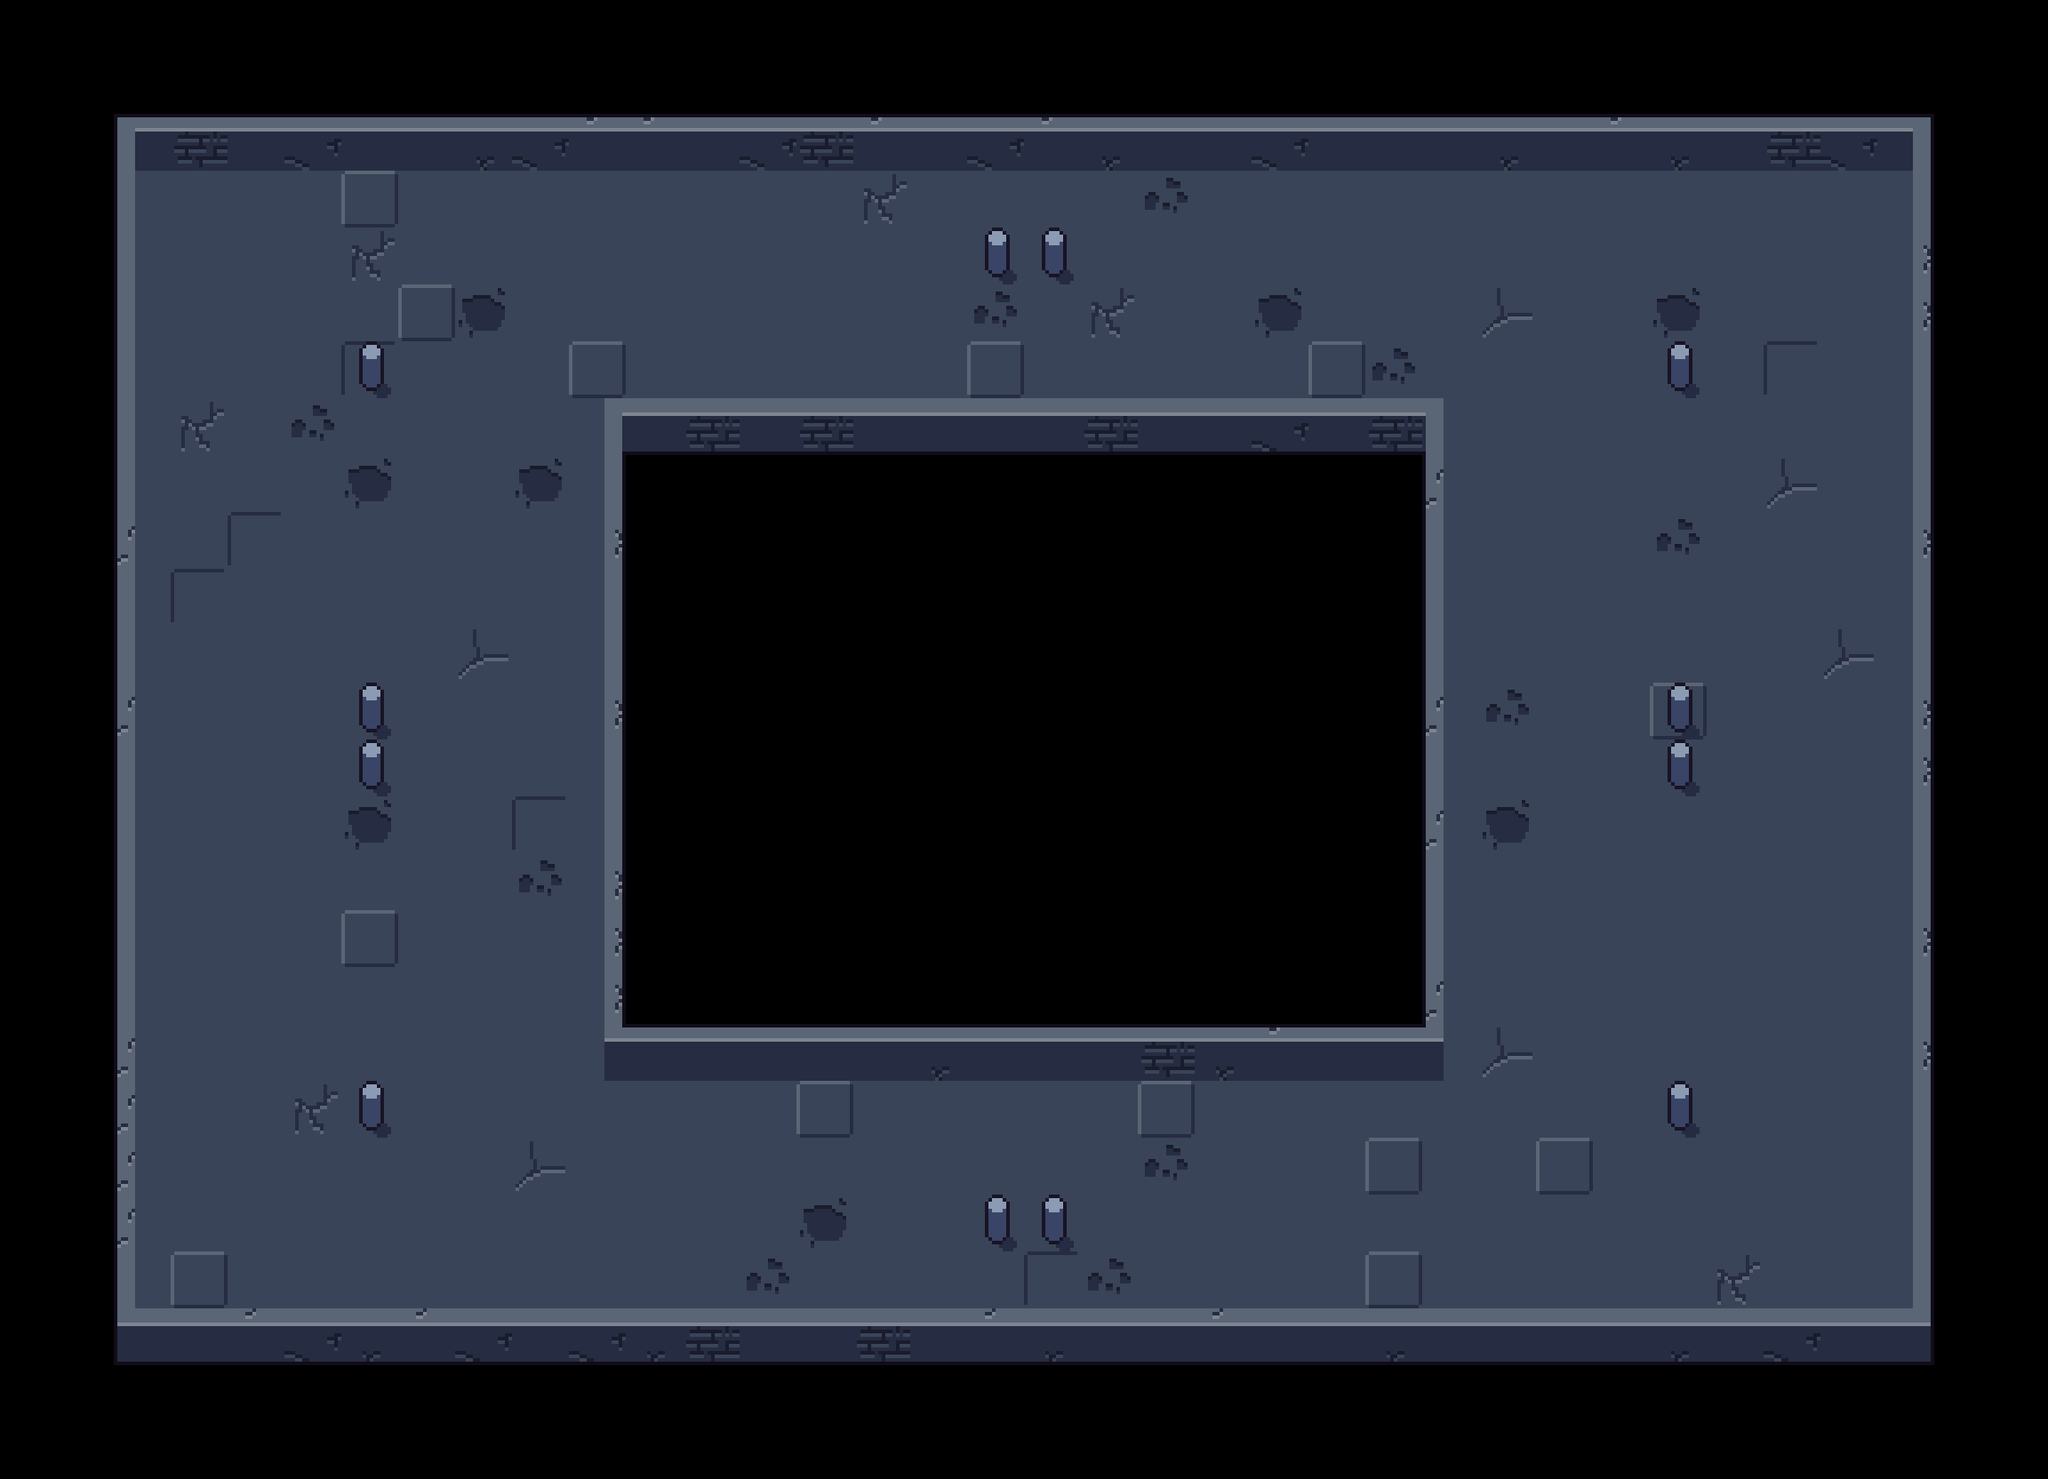

This is a level from a 2D game, rendered from its Tiled map with the project's own tilesets. A one-line summary and the map file follow, with tile-layer data summarised:
An orthogonal 36x26 tile map with 64x64 px tiles, 3 tile layers (Background, Walls, Decoration 1) and 76 objects.

<map version="1.10" tiledversion="1.12.2" orientation="orthogonal" renderorder="right-down" width="36" height="26" tilewidth="64" tileheight="64" infinite="0" nextlayerid="6" nextobjectid="77">
 <tileset firstgid="1" source="../Tilesets/Test.tsx" />
 <layer id="1" name="Background" width="36" height="26">
  <data>[936 cells, 408 non-empty, 7 distinct tile ids]</data>
 </layer>
 <layer id="4" name="Walls" width="36" height="26">
  <data>[936 cells, 156 non-empty, 24 distinct tile ids]</data>
 </layer>
 <layer id="2" name="Decoration 1" width="36" height="26">
  <data>[936 cells, 12 non-empty, 1 distinct tile ids]</data>
 </layer>
 <objectgroup id="3" name="Collisions">
  <object id="1" x="128" y="128" width="2048" height="64">
   <properties>
    <property name="Seeable" type="bool" value="false" />
   </properties>
  </object>
  <object id="2" x="128" y="192" width="24" height="1280">
   <properties>
    <property name="Seeable" type="bool" value="false" />
   </properties>
  </object>
  <object id="3" x="2152" y="192" width="24" height="1280">
   <properties>
    <property name="Seeable" type="bool" value="false" />
   </properties>
  </object>
  <object id="4" x="680" y="448" width="24" height="768">
   <properties>
    <property name="Seeable" type="bool" value="false" />
   </properties>
  </object>
  <object id="5" x="704" y="448" width="896" height="64">
   <properties>
    <property name="Seeable" type="bool" value="false" />
   </properties>
  </object>
  <object id="6" x="1600" y="448" width="24" height="768">
   <properties>
    <property name="Seeable" type="bool" value="false" />
   </properties>
  </object>
  <object id="7" x="704" y="1152" width="896" height="64">
   <properties>
    <property name="Seeable" type="bool" value="false" />
   </properties>
  </object>
  <object id="8" x="128" y="1472" width="2048" height="64">
   <properties>
    <property name="Seeable" type="bool" value="false" />
   </properties>
  </object>
  <object id="9" x="404" y="408" width="28" height="36">
   <properties>
    <property name="Seeable" type="bool" value="false" />
   </properties>
  </object>
  <object id="10" x="1876" y="408" width="28" height="36">
   <properties>
    <property name="Seeable" type="bool" value="false" />
   </properties>
  </object>
  <object id="11" x="404" y="1240" width="28" height="36">
   <properties>
    <property name="Seeable" type="bool" value="false" />
   </properties>
  </object>
  <object id="12" x="1876" y="1240" width="28" height="36">
   <properties>
    <property name="Seeable" type="bool" value="false" />
   </properties>
  </object>
  <object id="13" x="1108" y="280" width="28" height="36">
   <properties>
    <property name="Seeable" type="bool" value="false" />
   </properties>
  </object>
  <object id="14" x="1172" y="280" width="28" height="36">
   <properties>
    <property name="Seeable" type="bool" value="false" />
   </properties>
  </object>
  <object id="15" x="1108" y="1368" width="28" height="36">
   <properties>
    <property name="Seeable" type="bool" value="false" />
   </properties>
  </object>
  <object id="16" x="1172" y="1368" width="28" height="36">
   <properties>
    <property name="Seeable" type="bool" value="false" />
   </properties>
  </object>
  <object id="17" x="404" y="792" width="28" height="36">
   <properties>
    <property name="Seeable" type="bool" value="false" />
   </properties>
  </object>
  <object id="18" x="404" y="856" width="28" height="36">
   <properties>
    <property name="Seeable" type="bool" value="false" />
   </properties>
  </object>
  <object id="19" x="1876" y="792" width="28" height="36">
   <properties>
    <property name="Seeable" type="bool" value="false" />
   </properties>
  </object>
  <object id="20" x="1876" y="856" width="28" height="36">
   <properties>
    <property name="Seeable" type="bool" value="false" />
   </properties>
  </object>
 </objectgroup>
 <objectgroup id="5" name="Collision Lines">
  <object id="21" x="128" y="192" width="2048" height="1">
   <properties>
    <property name="Seeable" type="bool" value="false" />
   </properties>
  </object>
  <object id="22" x="152" y="192" height="1280" width="1">
   <properties>
    <property name="Seeable" type="bool" value="false" />
   </properties>
  </object>
  <object id="23" x="2152" y="192" height="1280" width="1">
   <properties>
    <property name="Seeable" type="bool" value="false" />
   </properties>
  </object>
  <object id="24" x="680" y="448" height="768" width="1">
   <properties>
    <property name="Seeable" type="bool" value="false" />
   </properties>
  </object>
  <object id="25" x="704" y="448" width="896" height="1">
   <properties>
    <property name="Seeable" type="bool" value="false" />
   </properties>
  </object>
  <object id="26" x="1624" y="448" height="768" width="1">
   <properties>
    <property name="Seeable" type="bool" value="false" />
   </properties>
  </object>
  <object id="27" x="704" y="1216" width="896" height="1">
   <properties>
    <property name="Seeable" type="bool" value="false" />
   </properties>
  </object>
  <object id="28" x="128" y="1472" width="2048" height="1">
   <properties>
    <property name="Seeable" type="bool" value="false" />
   </properties>
  </object>
  <object id="29" x="404" y="408" width="28" height="1">
   <properties>
    <property name="Seeable" type="bool" value="false" />
   </properties>
  </object>
  <object id="30" x="404" y="444" width="28" height="1">
   <properties>
    <property name="Seeable" type="bool" value="false" />
   </properties>
  </object>
  <object id="31" x="404" y="408" height="36" width="1">
   <properties>
    <property name="Seeable" type="bool" value="false" />
   </properties>
  </object>
  <object id="32" x="432" y="408" height="36" width="1">
   <properties>
    <property name="Seeable" type="bool" value="false" />
   </properties>
  </object>
  <object id="33" x="1876" y="408" width="28" height="1">
   <properties>
    <property name="Seeable" type="bool" value="false" />
   </properties>
  </object>
  <object id="34" x="1876" y="444" width="28" height="1">
   <properties>
    <property name="Seeable" type="bool" value="false" />
   </properties>
  </object>
  <object id="35" x="1876" y="408" height="36" width="1">
   <properties>
    <property name="Seeable" type="bool" value="false" />
   </properties>
  </object>
  <object id="36" x="1904" y="408" height="36" width="1">
   <properties>
    <property name="Seeable" type="bool" value="false" />
   </properties>
  </object>
  <object id="37" x="404" y="1240" width="28" height="1">
   <properties>
    <property name="Seeable" type="bool" value="false" />
   </properties>
  </object>
  <object id="38" x="404" y="1276" width="28" height="1">
   <properties>
    <property name="Seeable" type="bool" value="false" />
   </properties>
  </object>
  <object id="39" x="404" y="1240" height="36" width="1">
   <properties>
    <property name="Seeable" type="bool" value="false" />
   </properties>
  </object>
  <object id="40" x="432" y="1240" height="36" width="1">
   <properties>
    <property name="Seeable" type="bool" value="false" />
   </properties>
  </object>
  <object id="41" x="1876" y="1240" width="28" height="1">
   <properties>
    <property name="Seeable" type="bool" value="false" />
   </properties>
  </object>
  <object id="42" x="1876" y="1276" width="28" height="1">
   <properties>
    <property name="Seeable" type="bool" value="false" />
   </properties>
  </object>
  <object id="43" x="1876" y="1240" height="36" width="1">
   <properties>
    <property name="Seeable" type="bool" value="false" />
   </properties>
  </object>
  <object id="44" x="1904" y="1240" height="36" width="1">
   <properties>
    <property name="Seeable" type="bool" value="false" />
   </properties>
  </object>
  </objectgroup>
</map>
<!-- 32 of 76 objects omitted -->
